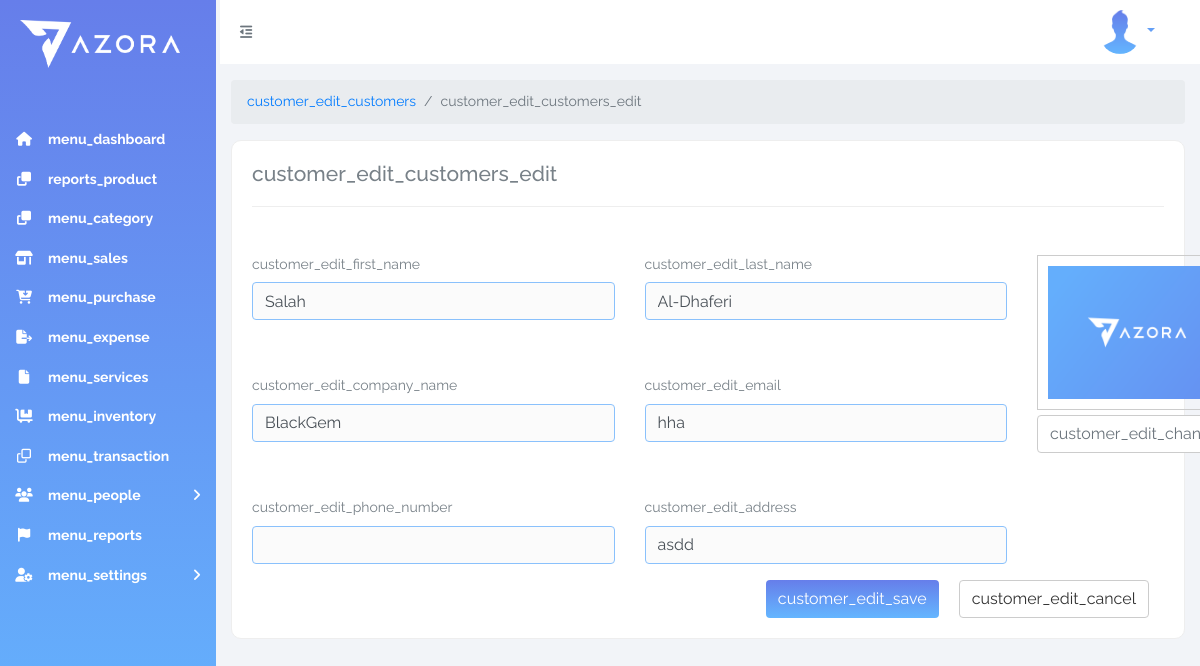
The page /customer_edit.php?id=1 (signed in) on the database its author committed.
### tables this page shows
CREATE TABLE `customer` (
  `id` int(11) NOT NULL,
  `fname` varchar(255) DEFAULT NULL,
  `lname` varchar(255) DEFAULT NULL,
  `company_name` varchar(255) DEFAULT NULL,
  `email` varchar(255) DEFAULT NULL,
  `phone` varchar(255) DEFAULT NULL,
  `address` varchar(255) DEFAULT NULL,
  `customer_type` varchar(255) DEFAULT NULL,
  `account_no` int(11) DEFAULT NULL,
  `local_image_path` varchar(255) DEFAULT NULL,
  `server_image_path` varchar(255) DEFAULT NULL,
  `created_at` timestamp NOT NULL DEFAULT CURRENT_TIMESTAMP ON UPDATE CURRENT_TIMESTAMP,
  `updated_at` timestamp NOT NULL DEFAULT '0000-00-00 00:00:00',
  `deleted_at` timestamp NOT NULL DEFAULT '0000-00-00 00:00:00'
);

### customer_edit.php (the view, shortened to what this page needs)
<?php
include("includes/template/header.php");
include("connect.php");
$id = $_REQUEST['id'];
$query = "SELECT * from customer where id='" . $id . "'";
$result = mysqli_query($mysqli, $query) or die(mysqli_error());
$row = mysqli_fetch_assoc($result);
$fname_err = $lname_err =  $company_err = $email_err = $phone_err =  $address_err = "";
?>
<nav aria-label="breadcrumb">
    <ol class="breadcrumb">
        <li class="breadcrumb-item"><a href="customers.php"><?php echo _("customer_edit_customers"); ?></a></li>
        <li class="breadcrumb-item active" aria-current="page"><?php echo _("customer_edit_customers_edit"); ?></li>
    </ol>
</nav>
<?php
if ($_SERVER["REQUEST_METHOD"] == "POST") {
    $id = $_REQUEST['id'];
    $fname = $_REQUEST['fname'];
    $lname = $_REQUEST['lname'];
    $company_name = $_REQUEST['company_name'];
    $phone = $_REQUEST['phone'];
    $address = $_REQUEST['address'];
    $email = $_REQUEST['email'];
    $updateimage = '';
    $type = explode('.', $_FILES['userImage']['name']);
    $type = $type[count($type) - 1];
    $uploadDir = "upload/";
    $fileName = basename($_FILES["userImage"]["name"]);
    $targetPath = $uploadDir . $fileName;
    if (isset($_FILES['userImage']['name'])) {
        if (in_array($type, array('gif', 'jpg', 'jpeg', 'png'))) {
            if (is_uploaded_file($_FILES['userImage']['tmp_name'])) {
                if (move_uploaded_file($_FILES["userImage"]["tmp_name"], $targetPath)) {
                    $updateimage = "UPDATE customer SET local_image_path= '" . $fileName . "' where id='" . $id . "' ";
                    $stmt = $mysqli->prepare($updateimage);
                    $stmt->execute();
                    $stmt->close();
                }
            }
        }
    }
    $update = "UPDATE customer SET fname='" . $fname . "', lname='" . $lname . "', company_name='" . $company_name . "', email='" . $email . "', phone='" . $phone . "', address='" . $address . "'  where id='" . $id . "'";
    $stmt = $mysqli->prepare($update);
    $stmt->execute();
    if ($stmt->error) {
        echo '<div class="fail-msg"> ' . _("customer_edit_something_went_wrong") . ' </div>';
    } else {
        echo '<div class="done-msg"> ' . _("customer_edit_updated_successfully") . ' </div>';
    }
    $stmt->close();
} else { ?>
    <div class="new-product">
        <h2><?php echo _("customer_edit_customers_edit"); ?></h2>
        <form action="<?php echo htmlspecialchars($_SERVER["PHP_SELF"]); ?>" enctype="multipart/form-data" method="post">
            <div class="row">
                <div class="col-lg-10 col-md-12 col-sm-12">
                    <div class="row">
                        <div class="col-lg-6 col-sm-12">
                            <div class="form-group <?php echo (!empty($fname_err)) ? 'has-error' : ''; ?>">
                                <label><?php echo _("customer_edit_first_name"); ?></label>
                                <input type="text" name="fname" class="form-control" value="<?php echo $row['fname']; ?>">
                            </div>
                        </div>
                        <div class="col-lg-6 col-sm-12">
                            <div class="form-group <?php echo (!empty($lname_err)) ? 'has-error' : ''; ?>">
                                <label><?php echo _("customer_edit_last_name"); ?></label>
                                <input type="text" name="lname" class="form-control" value="<?php echo $row['lname']; ?>">
                            </div>
                        </div>
                        <div class="col-lg-6 col-sm-12">
                            <div class="form-group <?php echo (!empty($company_err)) ? 'has-error' : ''; ?>">
                                <label><?php echo _("customer_edit_company_name"); ?></label>
                                <input type="text" name="company_name" class="form-control" value="<?php echo $row['company_name']; ?>">
                            </div>
                        </div>
                        <div class="col-lg-6 col-sm-12">
                            <div class="form-group <?php echo (!empty($email_err)) ? 'has-error' : ''; ?>">
                                <label><?php echo _("customer_edit_email"); ?></label>
                                <input type="email" name="email" class="form-control" value="<?php echo $row['email']; ?>">
                            </div>
                        </div>
                        <div class="col-lg-6 col-sm-12">
                            <div class="form-group <?php echo (!empty($phone_err)) ? 'has-error' : ''; ?>">
                                <label><?php echo _("customer_edit_phone_number"); ?></label>
                                <input type="number" name="phone" class="form-control" value="<?php echo $row['phone']; ?>">
                            </div>
                        </div>
                        <div class="col-lg-6 col-sm-12">
                            <div class="form-group <?php echo (!empty($address_err)) ? 'has-error' : ''; ?>">
                                <label><?php echo _("customer_edit_address"); ?></label>
                                <input type="text" name="address" class="form-control" value="<?php echo $row['address']; ?>">
                            </div>
                        </div>
                    </div>
                </div>
                <div class="col-lg-2 col-md-12 col-sm-12 ">
                    <div class="form-group">
                        <div class="kv-avatar center-block">
                        </div>
                    </div>
                </div>
            </div>
            <div class="col-sm-12 d-flex justify-content-end end-space">
                <button type="submit" value="Update" class="btn main-btn save"><?php echo _("customer_edit_save"); ?></button>
                <button type="button" class="btn btn-secondary  cancel"><?php echo _("customer_edit_cancel"); ?></button>
            </div>
    </div>
<?php } ?>
<?php include("includes/template/footer.php"); ?>

### rows shown on the page
customer: fname "Salah", lname "Al-Dhaferi", company_name "BlackGem", email "hha", address "asdd"

### other values the page prints
_("menu_dashboard") "menu_dashboard"
_("reports_product") "reports_product"
_("menu_category") "menu_category"
_("menu_sales") "menu_sales"
_("menu_purchase") "menu_purchase"
_("menu_expense") "menu_expense"
_("menu_services") "menu_services"
_("menu_inventory") "menu_inventory"
_("menu_transaction") "menu_transaction"
_("menu_people") "menu_people"
_("menu_reports") "menu_reports"
_("menu_settings") "menu_settings"
_("customer_edit_customers") "customer_edit_customers"
_("customer_edit_customers_edit") "customer_edit_customers_edit"
_("customer_edit_first_name") "customer_edit_first_name"
